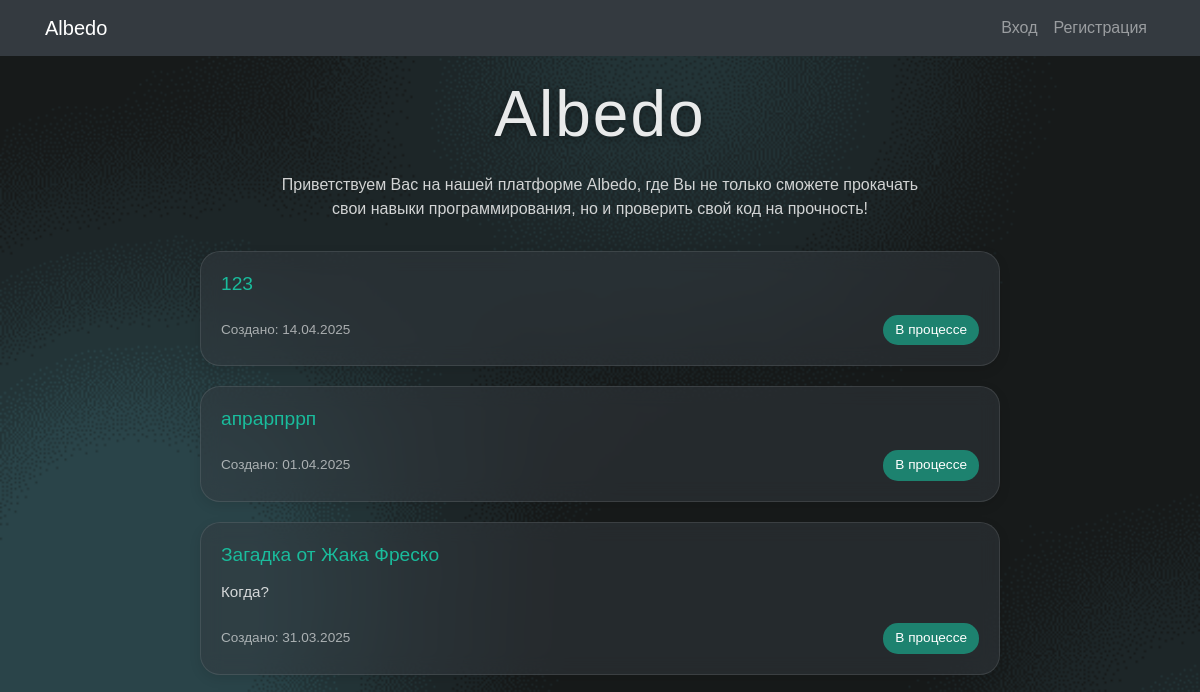
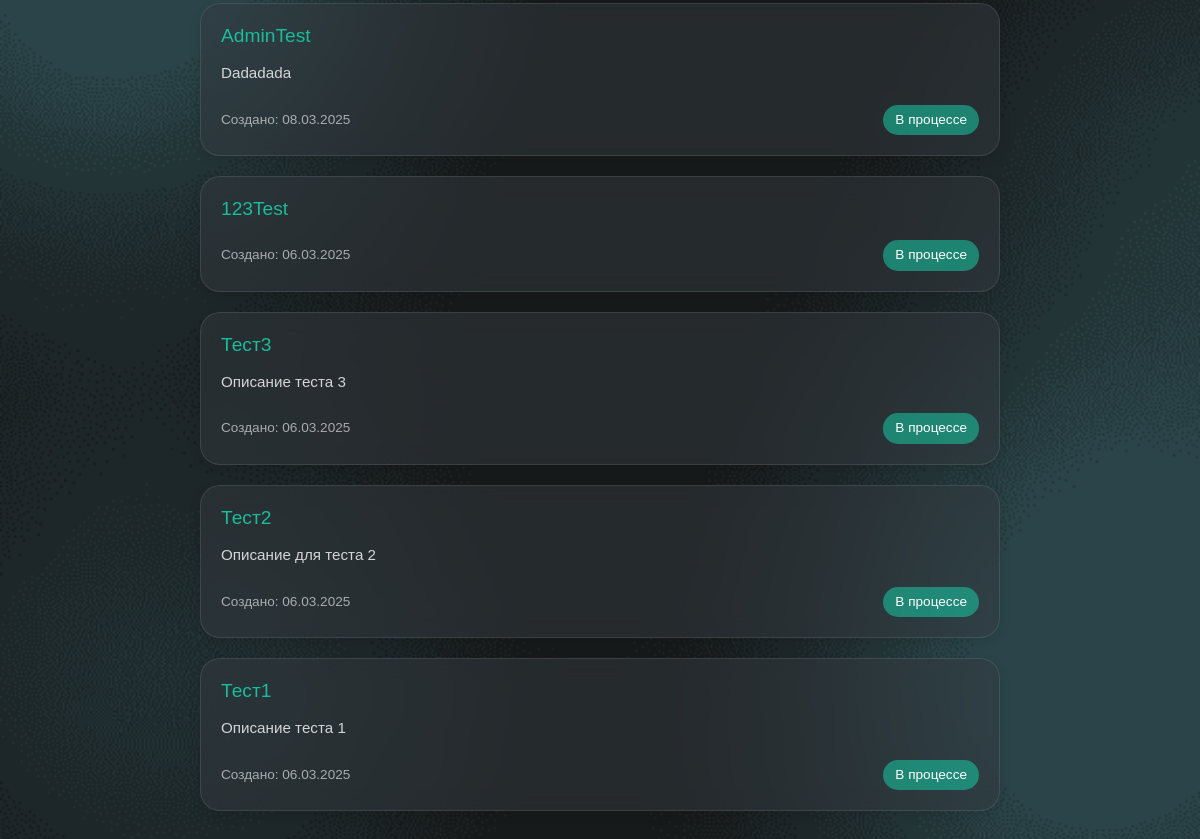
The app's page /, older data (2 pictures, top to bottom).
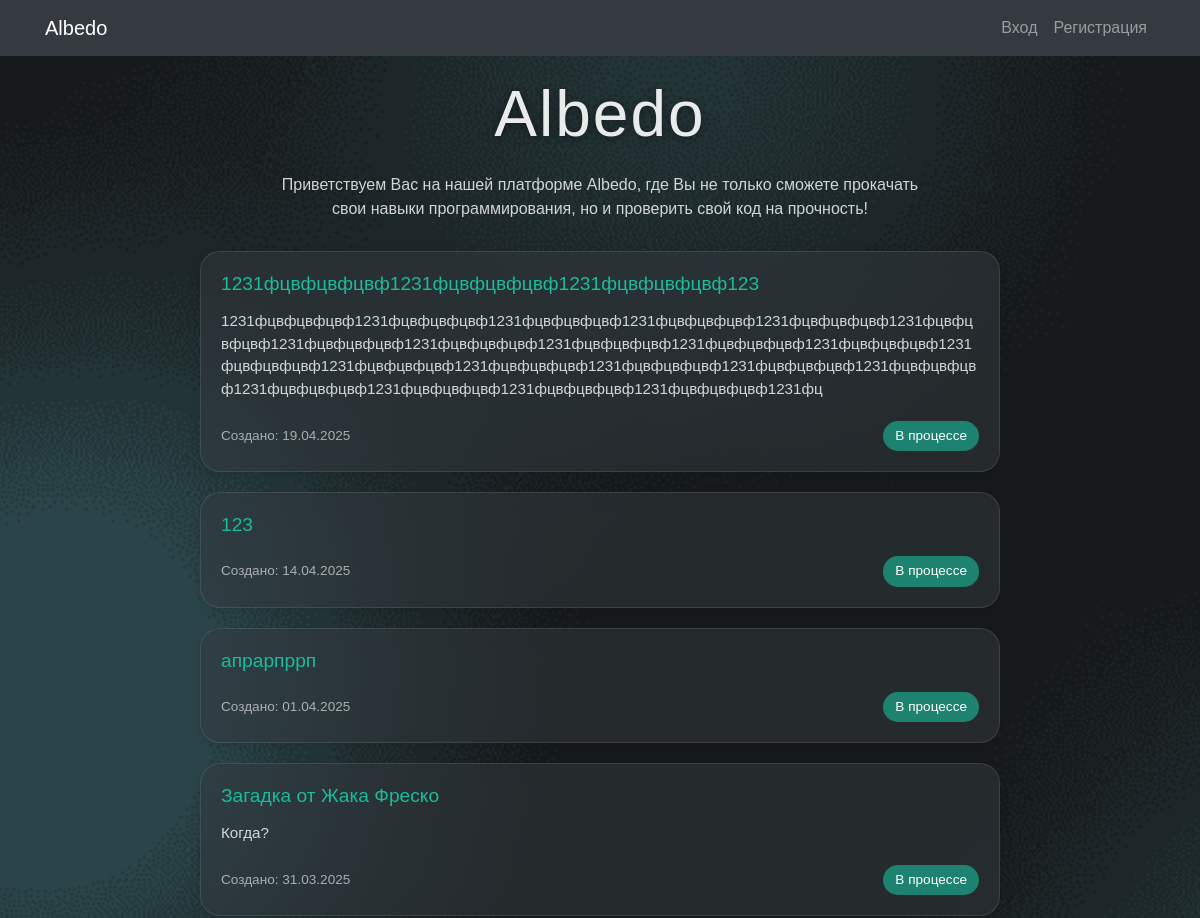
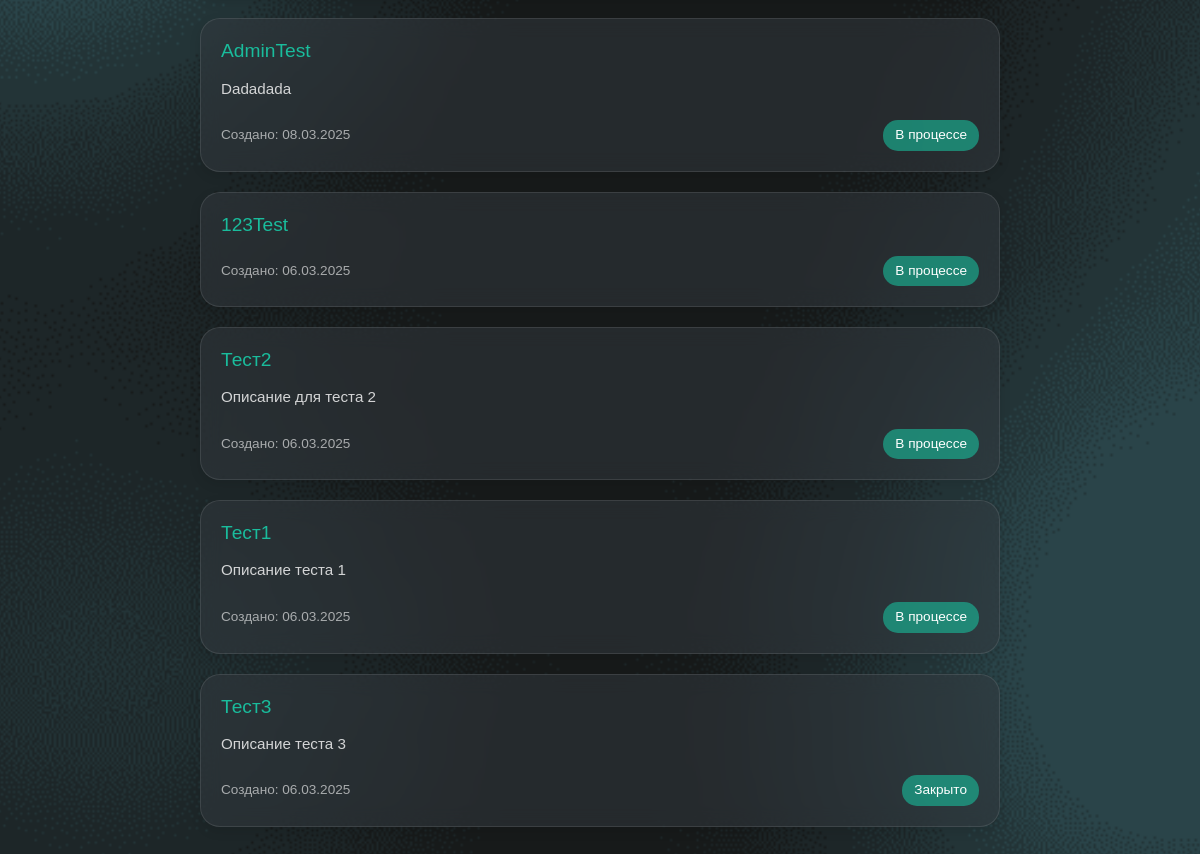
The same page, newer data (2 pictures, top to bottom).
### albedo/models.py (models this page shows, shortened)
class Event(models.Model):
    STATUS_CHOICES = (
        ('in_progress', 'В процессе'),
        ('closed', 'Закрыто'),
    )
    title = models.CharField(max_length=28, verbose_name="Заголовок")
    description = models.TextField(blank=True, max_length=300, verbose_name="Описание")
    created_at = models.DateTimeField(auto_now_add=True, verbose_name="Дата создания")
    status = models.CharField(
        max_length=11,
        choices=STATUS_CHOICES,
        default='in_progress',
        verbose_name="Статус"
    )
    limit_date = models.DateTimeField(null=True, blank=True, verbose_name="Срок сдачи")
    user = models.ForeignKey(
        User,
        on_delete=models.CASCADE,
        related_name='events',
        verbose_name="Пользователь"
    )
    file = models.ForeignKey(
        File,
        on_delete=models.SET_NULL,
        null=True,
        blank=True,
        related_name='events',
        verbose_name="Файл"
    )
    class Meta:
        verbose_name = "Событие"
        verbose_name_plural = "События"

### albedo/views.py (the view)
# urls.py: path('', views.home, name='home'),
def home(request):
    events = Event.objects.filter(user__active=True).order_by('-status', '-created_at')
    return render(request, 'albedo/home.html', {'events': events})

### albedo/templates/albedo/home.html (shortened to what this page needs)
{% extends 'albedo/base.html' %}
{% load static %}
{% block content %}
<div style="padding-top: 20px;">
    <h1 style="text-align: center; color: white; font-size: 4rem; margin-bottom: 20px; text-shadow: 0 2px 10px rgba(0,0,0,0.5); font-weight: 100; letter-spacing: 2px; opacity: 0.9;">
        Albedo
    </h1>
    <p style="text-align: center; color: rgba(255,255,255,0.8); max-width: 650px; margin: 0 auto 30px auto; line-height: 1.5; font-size: 1rem;">
        Приветствуем Вас на нашей платформе Albedo, где Вы не только сможете прокачать свои навыки программирования, но и проверить свой код на прочность!
    </p>
</div>
{% for event in events %}
<div style="background-color: rgba(52, 58, 64, 0.5); border-radius: 20px; padding: 20px; max-width: 800px; margin: 0 auto 20px auto; backdrop-filter: blur(10px); border: 1px solid rgba(255,255,255,0.1); box-shadow: 0 4px 12px rgba(0,0,0,0.1);">
    <h5 style="margin-top: 0; margin-bottom: 15px; font-size: 1.2rem;">
        <a href="{% url 'event_detail' event.id %}" style="color: #1ABC9C; text-decoration: none; font-weight: 400;">{{ event.title }}</a>
    </h5>
    <p style="color: rgba(255,255,255,0.8); margin-bottom: 20px; line-height: 1.5; font-size: 0.95rem; word-break: break-word;">{{ event.description|truncatewords:30 }}</p>
    <div style="display: flex; justify-content: space-between; align-items: center;">
        <small style="color: rgba(255,255,255,0.6); font-size: 0.85rem;">Создано: {{ event.created_at|date:"d.m.Y" }}</small>
        <span style="display: inline-block; padding: 5px 12px; border-radius: 15px; font-size: 0.85rem; background-color: {% if event.status %}rgba(26, 188, 156, 0.6){% else %}rgba(108, 117, 125, 0.6){% endif %}; color: white; font-weight: 400;">
            {{ event.get_status_display }}
        </span>
    </div>
</div>
{% endfor %}
{% endblock %}

Row changes from the older to the newer data that the page shows:
added Event: title "1231фцвфцвфцвф1231фцвфцвфцвф1231фцвфцвфцвф123", description "1231фцвфцвфцвф1231фцвфцвфцвф1231фцвфцвфцвф1231фцвфцвфцвф1231фцвфцвфцвф1231фцвфцвфцвф1231фцвфцвфцвф1231фцвфцвфцвф1231фцвфцвфцвф1231фцвфцвфцвф1231фцвфцвфцвф1231фцвфцвфцвф1231фцвфцвфцвф1231фцвфцвфцвф1231фцвфцвфцвф1231фцвфцвфцвф1231фцвфцвфцвф1231фцвфцвфцвф1231фцвфцвфцвф1231фцвфцвфцвф1231фцвфцвфцвф1231фц", created_at "19.04.2025", status "В процессе"
changed Event "Тест3": status "В процессе" → "Закрыто"; moves down the list
